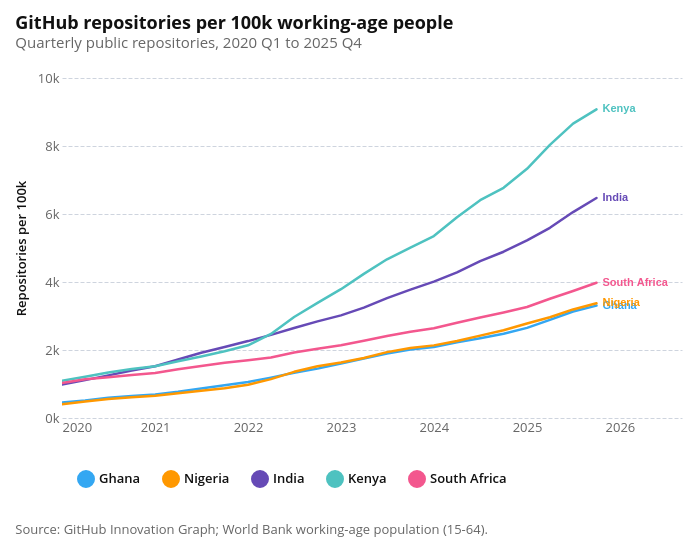

Notebook code for this chart:
### Markdown cell above
## Repositories, organizations, and git pushes

### Code cell
repositories_chart = make_trend_chart(
    repositories,
    raw_col="repositories",
    value_col="repositories_per_100k",
    title="GitHub repositories per 100k working-age people",
    subtitle="Quarterly public repositories, 2020 Q1 to 2025 Q4",
    y_axis_title="Repositories per 100k",
)

attaviz.add_caption(repositories_chart, POPULATION_NOTE)
